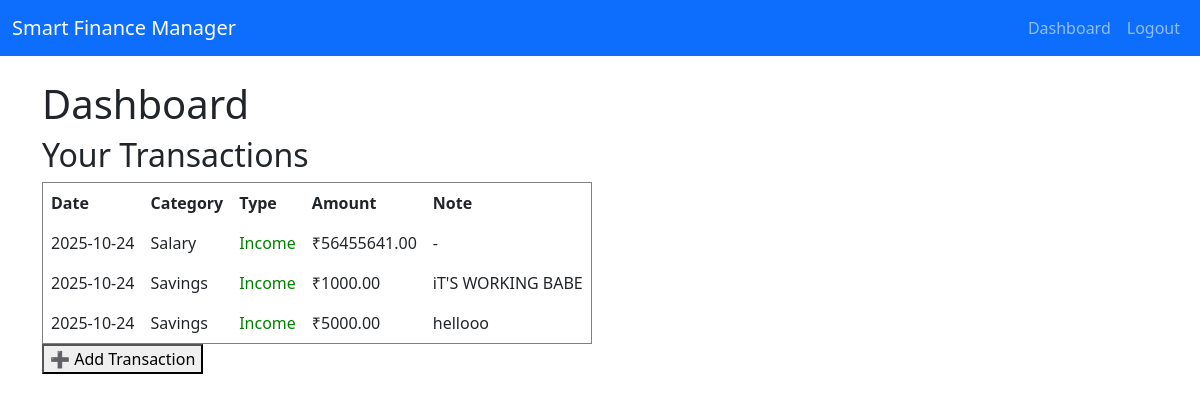
The app's page /dashboard (signed in) with its own data.
### tables this page shows
CREATE TABLE transactions (
    id INTEGER PRIMARY KEY AUTOINCREMENT,
    user_id INTEGER NOT NULL,
    category_id INTEGER NOT NULL,
    amount REAL NOT NULL,
    date TEXT NOT NULL,
    note TEXT,
    FOREIGN KEY (user_id) REFERENCES users(id) ON DELETE CASCADE,
    FOREIGN KEY (category_id) REFERENCES categories(id) ON DELETE CASCADE
);

CREATE TABLE categories (
    id INTEGER PRIMARY KEY AUTOINCREMENT,
    name TEXT NOT NULL,
    type TEXT CHECK(type IN ('income', 'expense')) NOT NULL,
    user_id INTEGER,
    FOREIGN KEY (user_id) REFERENCES users(id) ON DELETE CASCADE
);

### app.py (the view)
@app.route('/dashboard')
def dashboard():
    if 'user_id' not in session:
        flash(' Please log in first.', 'error')
        return redirect(url_for('login'))
    else:
        conn = get_db_connection()
        cursor = conn.cursor()
        transactions = cursor.execute(
            """SELECT t.id, t.amount, t.date, t.note, c.name AS category_name, c.type AS category_type FROM transactions t JOIN categories c ON t.category_id = c.id WHERE t.user_id = ?
            ORDER BY date(t.date) DESC
            """, (session['user_id'],)).fetchall()
        return render_template('dashboard.html', user_name=session['user_name'], transactions = transactions)

### app.py (called while the page is built)
def get_db_connection():
    conn = sqlite3.connect('finance.db')
    conn.row_factory = sqlite3.Row
    return conn

### templates/dashboard.html (shortened to what this page needs)
{% extends "layout.html" %}
{% block content %}
  <h1>Dashboard</h1>
  <h2>Your Transactions</h2>
{% if transactions %}
<table border="1" cellpadding="8">
  <thead>
    <tr>
      <th>Date</th>
      <th>Category</th>
      <th>Type</th>
      <th>Amount</th>
      <th>Note</th>
    </tr>
  </thead>
  <tbody>
    {% for tx in transactions %}
    <tr>
      <td>{{ tx['date'] }}</td>
      <td>{{ tx['category_name'] }}</td>
      <td>
        {% if tx['category_type'] == 'income' %}
          <span style="color: green;">Income</span>
        {% else %}
          <span style="color: red;">Expense</span>
        {% endif %}
      </td>
      <td>₹{{ "%.2f"|format(tx['amount']) }}</td>
      <td>{{ tx['note'] or '-' }}</td>
    </tr>
    {% endfor %}
  </tbody>
</table>
{% else %}
<p>No transactions yet. Add one to get started!</p>
{% endif %}
  <button id="add_transaction">➕ Add Transaction</button>
{% endblock %}

### templates/layout.html (shortened to what this page needs)
<!DOCTYPE html>
<html lang="en">
<head>
    <link href="https://cdn.jsdelivr.net/npm/bootstrap@5.3.0/dist/css/bootstrap.min.css" rel="stylesheet">
    <link rel="stylesheet" href="{{ url_for('static', filename='style.css') }}">
</head>
<body>
    <nav class="navbar navbar-expand-lg navbar-dark bg-primary">
        <div class="container-fluid">
            <a class="navbar-brand" href="{{ url_for('home') }}">Smart Finance Manager</a>
            <div class="collapse navbar-collapse" id="navbarNav">
                <ul class="navbar-nav ms-auto">
                    {% if session.get('user_id') %}
                        <li class="nav-item">
                            <a class="nav-link" href="{{ url_for('dashboard') }}">Dashboard</a>
                        </li>
                        <li class="nav-item">
                            <a class="nav-link" href="/logout">Logout</a>
                        </li>
                    {% endif %}
                </ul>
            </div>
        </div>
    </nav>
    <div class="container mt-4">
        {% block content %}{% endblock %}
    </div>
</body>
</html>

### records on screen
transactions: date "2025-10-24", category_name "Salary", amount "56455641.00", note "-"
transactions: date "2025-10-24", category_name "Savings", amount "1000.00", note "iT'S WORKING BABE"
transactions: date "2025-10-24", category_name "Savings", amount "5000.00", note "hellooo"
